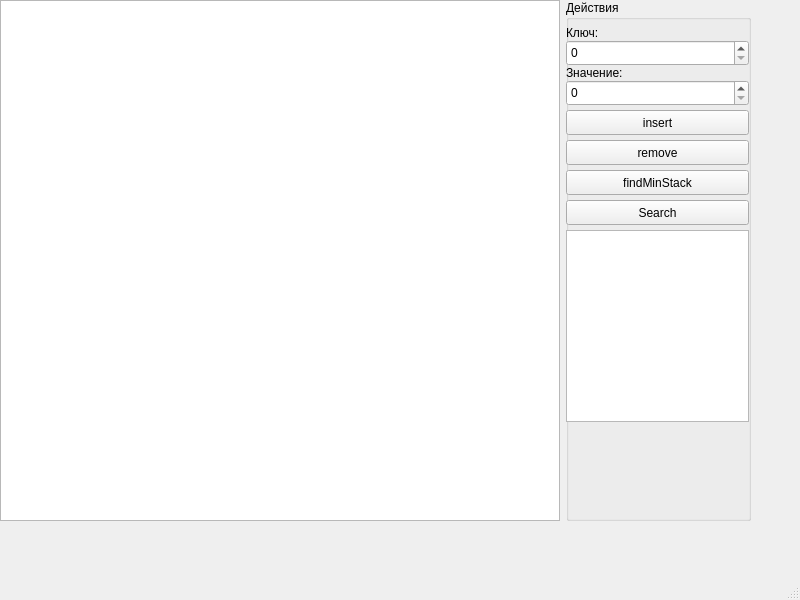
<?xml version="1.0" encoding="UTF-8"?>
<ui version="4.0">
 <class>MainWindow</class>
 <widget class="QMainWindow" name="MainWindow">
  <property name="geometry">
   <rect>
    <x>0</x>
    <y>0</y>
    <width>800</width>
    <height>600</height>
   </rect>
  </property>
  <property name="windowTitle">
   <string>MainWindow</string>
  </property>
  <widget class="QWidget" name="centralwidget">
   <widget class="QWidget" name="gridLayoutWidget">
    <property name="geometry">
     <rect>
      <x>0</x>
      <y>0</y>
      <width>751</width>
      <height>521</height>
     </rect>
    </property>
    <layout class="QGridLayout" name="gridLayout">
     <item row="0" column="0" colspan="2">
      <widget class="QTableWidget" name="tableWidget"/>
     </item>
     <item row="0" column="2">
      <widget class="QGroupBox" name="groupBox">
       <property name="sizePolicy">
        <sizepolicy hsizetype="Minimum" vsizetype="Minimum">
         <horstretch>0</horstretch>
         <verstretch>0</verstretch>
        </sizepolicy>
       </property>
       <property name="minimumSize">
        <size>
         <width>100</width>
         <height>100</height>
        </size>
       </property>
       <property name="maximumSize">
        <size>
         <width>185</width>
         <height>16777215</height>
        </size>
       </property>
       <property name="title">
        <string>Действия</string>
       </property>
       <widget class="QSpinBox" name="spinBox">
        <property name="geometry">
         <rect>
          <x>0</x>
          <y>40</y>
          <width>183</width>
          <height>26</height>
         </rect>
        </property>
        <property name="minimum">
         <number>0</number>
        </property>
       </widget>
       <widget class="QLabel" name="label">
        <property name="geometry">
         <rect>
          <x>0</x>
          <y>20</y>
          <width>182</width>
          <height>25</height>
         </rect>
        </property>
        <property name="text">
         <string>Ключ:</string>
        </property>
       </widget>
       <widget class="QLabel" name="label_2">
        <property name="geometry">
         <rect>
          <x>0</x>
          <y>60</y>
          <width>182</width>
          <height>26</height>
         </rect>
        </property>
        <property name="text">
         <string>Значение:</string>
        </property>
       </widget>
       <widget class="QSpinBox" name="spinBox_2">
        <property name="geometry">
         <rect>
          <x>0</x>
          <y>80</y>
          <width>183</width>
          <height>26</height>
         </rect>
        </property>
        <property name="maximum">
         <number>1000000000</number>
        </property>
       </widget>
       <widget class="QPushButton" name="pushButton">
        <property name="geometry">
         <rect>
          <x>0</x>
          <y>110</y>
          <width>183</width>
          <height>25</height>
         </rect>
        </property>
        <property name="text">
         <string>insert</string>
        </property>
       </widget>
       <widget class="QPushButton" name="pushButton_2">
        <property name="geometry">
         <rect>
          <x>0</x>
          <y>140</y>
          <width>183</width>
          <height>25</height>
         </rect>
        </property>
        <property name="text">
         <string>remove</string>
        </property>
       </widget>
       <widget class="QPushButton" name="pushButton_3">
        <property name="geometry">
         <rect>
          <x>0</x>
          <y>170</y>
          <width>183</width>
          <height>25</height>
         </rect>
        </property>
        <property name="text">
         <string>findMinStack</string>
        </property>
       </widget>
       <widget class="QPushButton" name="pushButton_4">
        <property name="geometry">
         <rect>
          <x>0</x>
          <y>200</y>
          <width>183</width>
          <height>25</height>
         </rect>
        </property>
        <property name="text">
         <string>Search</string>
        </property>
       </widget>
       <widget class="QTextBrowser" name="textBrowser">
        <property name="geometry">
         <rect>
          <x>0</x>
          <y>230</y>
          <width>183</width>
          <height>192</height>
         </rect>
        </property>
       </widget>
      </widget>
     </item>
    </layout>
   </widget>
  </widget>
  <widget class="QMenuBar" name="menubar">
   <property name="geometry">
    <rect>
     <x>0</x>
     <y>0</y>
     <width>800</width>
     <height>22</height>
    </rect>
   </property>
  </widget>
  <widget class="QStatusBar" name="statusbar"/>
 </widget>
 <resources/>
 <connections/>
</ui>
